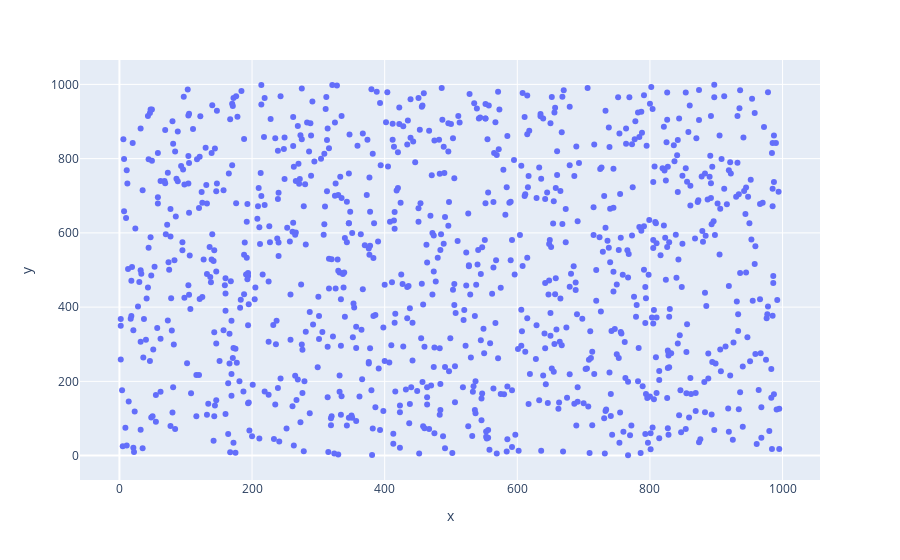

This figure's notebook cell:
### Markdown cell above
1. **Write a program to draw a scatter plot for random 1000 x and y coordinates**

### Code cell
# plot scatter for random 1000 coordinates
x_val = np.random.randint(0, 1000, size=1000)
y_val = np.random.randint(0, 1000, size=1000)

plot = px.scatter(x=x_val, y=y_val)
plot.show()

### Figure 1 — Plotly figure (JSON) as saved in the notebook; plotly's stock layout.template omitted (floating-point values rounded to 4 significant figures; data arrays with more than 128 entries replaced by an {"elided": "..."} marker saying what was removed)
{"data": [{"hovertemplate": "x=%{x}<br>y=%{y}<extra></extra>", "legendgroup": "", "marker": {"color": "#636efa", "symbol": "circle"}, "mode": "markers", "name": "", "orientation": "v", "showlegend": false, "type": "scatter", "x": {"elided": "1000 int values"}, "xaxis": "x", "y": {"elided": "1000 int values"}, "yaxis": "y"}], "layout": {"legend": {"tracegroupgap": 0}, "margin": {"t": 60}, "xaxis": {"anchor": "y", "domain": [0, 1], "title": {"text": "x"}}, "yaxis": {"anchor": "x", "domain": [0, 1], "title": {"text": "y"}}}}
